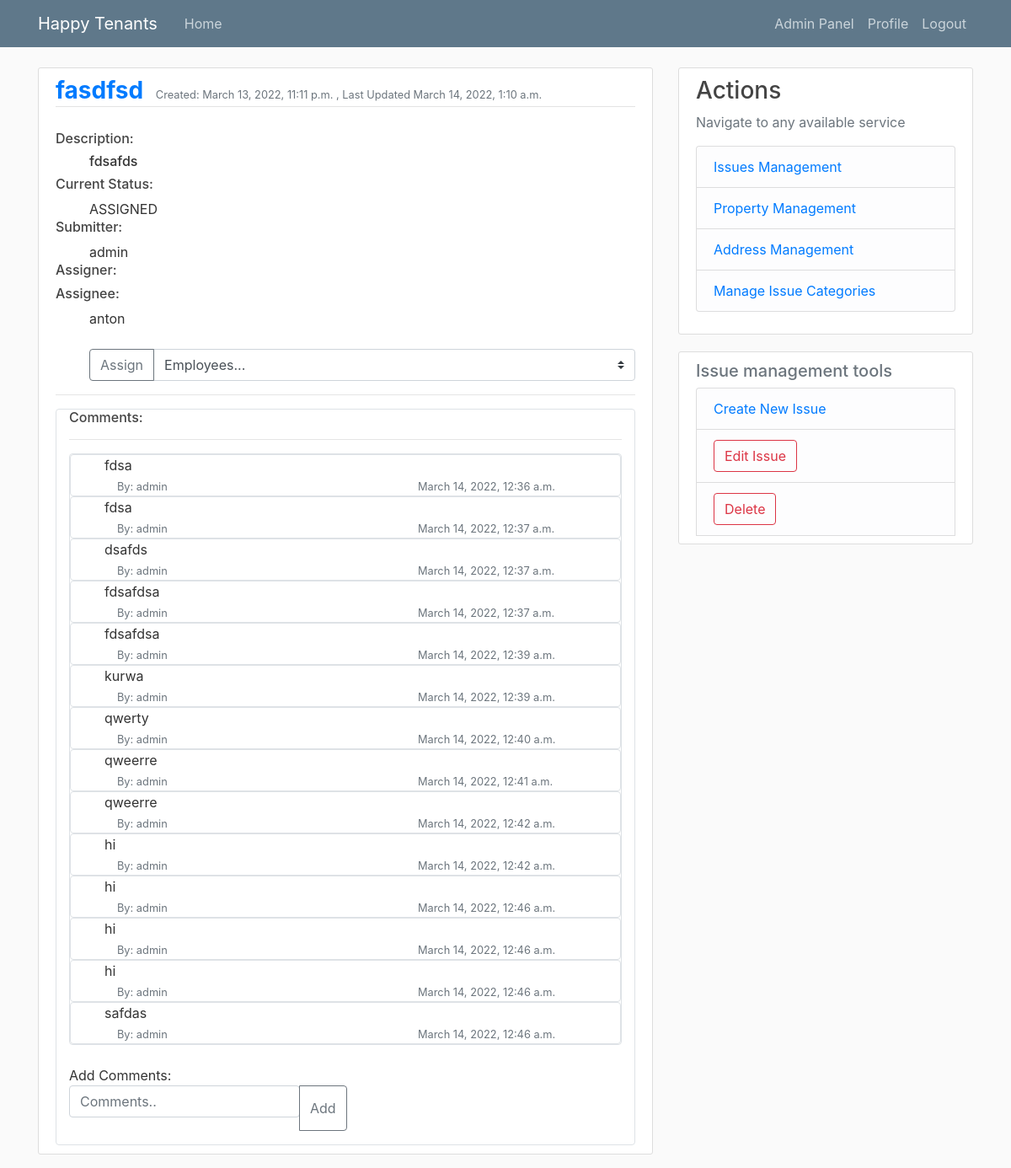
Page /issues/16 (signed in) on the committed database.
### tenant_mgmt/models.py (models this page shows, shortened)
class Issue(models.Model):
    class StatusENUM(models.TextChoices):
        CRE = 'CREATED',
        ASS = 'ASSIGNED',
        PRO = 'IN_PROGRESS',
        COM = 'COMPLETED',
        DEL = 'DELETED',
        CLO = 'CLOSE'
    title = models.CharField(max_length=50, null=False, blank=False)
    description = models.TextField(max_length=200, null=False, blank=False)
    category = models.ForeignKey(IssueCategory, on_delete=models.SET_NULL, null=True)
    related_property = models.ForeignKey(Property, on_delete=models.CASCADE)
    status = models.CharField(max_length=20, choices=StatusENUM.choices, default=StatusENUM.CRE)
    manager = models.ForeignKey(User, on_delete=models.SET_NULL, default=None, blank=True, null=True, related_name="assigned_by_issues_set")
    assignee = models.ForeignKey(User, on_delete=models.SET_NULL, default=None, blank=True, null=True, related_name="assigned_to_issues_set")
    submitter = models.ForeignKey(User, on_delete=models.CASCADE, related_name="submitted_issues_set")
    created = models.DateTimeField(auto_now_add=True)
    updated = models.DateTimeField(auto_now=True)
    def __str__(self) -> str:
        return self.title
    class Meta:
        ordering = ['-updated', '-created']

class Comment(models.Model):
    messageText = models.TextField(max_length=255, null=True)
    author = models.ForeignKey(User, on_delete=models.SET_NULL, null=True)
    issue = models.ForeignKey(Issue, on_delete=models.CASCADE, related_name="issue_comments")
    dateAdded = models.DateTimeField(auto_now_add=True)
    dateUpdated = models.DateTimeField(auto_now=True)
    class Meta:
        ordering = ['dateUpdated', 'dateAdded']

### tenant_mgmt/views.py (the view, shortened to what this page needs)
# urls.py: path('issues/<int:pk>', IssueDetailView.as_view(), name='issueDetails'),
@method_decorator([login_required], name='dispatch')
class IssueDetailView(DetailView):
    model = Issue
    template_name = 'tnt_mgmt/issue/detail.html'
    context_object_name = 'issue'
    ordering = ['dateAdded']
    def get_context_data(self, **kwargs):
        context = super(IssueDetailView, self).get_context_data(**kwargs)
        context['employees'] = User.objects.filter(groups__name='employee')
        return context

### tenant_mgmt/templatetags/extra_filters.py (called while the page is built)
@register.filter(name='has_groups')
def has_groups(user, group_names):
    groups = list(group_names.split('|'))
    userGroups = user.groups.all()
    for groupName in groups:
        group = Group.objects.get(name=groupName)
        if group in userGroups:
            return True
    return False

@register.filter(name='is_active')
def is_active(user):
    return len(user.groups.all()) > 0

### tenant_mgmt/templates/tnt_mgmt/issue/detail.html (shortened to what this page needs)
{% extends "./base.html" %} {% block content %} {% load extra_filters %}
<article class="media content-section">
  <div class="media-body">
    <div class="article-metadata">
      <a class="mr-2 h3" href="{% url 'issueDetails' issue.id %}">
        <b> {{ issue }} </b></a
      >
      <small class="text-muted"
        >Created: {{ issue.created}} , Last Updated {{issue.updated}}</small
      >
    </div>
    <div>
      <br />
      <h6>Description:</h6>
      <ul class="h6">
        {{issue.description}}
      </ul>
      <h6>Current Status:</h6>
      <ul>
        {{issue.status}}
      </ul>
      <h6>Submitter:</h6>
      <ul>
        {{issue.submitter}}
      </ul>
      <h6>Assigner:</h6>
      <h6>Assignee:</h6>
      <ul>
        {% if issue.assignee %}
          {{issue.assignee}}
        {% endif %}
        <form method="POST">
          <div class="input-group mb-3">
            <div class="input-group-prepend">
              <button class="btn btn-outline-secondary" type="submit">Assign</button>
            </div>
            <select name="assignee" class="custom-select" id="inputGroupSelect03">
              <option selected>Employees...</option>
            </select>
          </div>
        </form>
      </ul>
      <hr />
    </div>
    <div class="container border border-gray rounded">
      <h6>Comments:</h6>
      <hr />
      <div class="border border-gray rounded">
        {% for comment in issue.issue_comments.all %}
        <div class="border border-gray rounded">
          <div>
            <ul>
              {{comment.messageText}}
            </ul>
            <ul>
              <div class="container">
                <div class="row">
                  <div class="col">
                    <small class="text-muted">By: {{comment.author}}</small>
                  </div>
                  <div class="col col-lg-5">
                    <small class="text-muted">{{comment.dateAdded}}</small>
                  </div>
                </div>
              </div>
            </ul>
          </div>
        </div>
        {% empty %}
        <small> No Comments...</small>
        {% endfor %}
      </div>
      <br>
      <div>
        <form method="POST">
        Add Comments:
        <div class="input-group mb-3">
          <fieldset class="form-group">
            <input type="text" name="comment_text" class="form-control" placeholder="Comments.." aria-label="Recipient's username" aria-describedby="basic-addon2">
          </fieldset>
          <div class="input-group-append">
            <button class="btn btn-outline-secondary" type="submit">Add</button>
          </div>
        </form>
        </div>
      </div>
    </div>
  </div>
{% endblock content %}
{% block details_view_actions %}
{% if request.user|has_groups:"administrator|manager|tenant" %}
<li class="list-group-item list-group-item-light">
  <button id="editBtn" class="btn btn-outline-danger" type="submit">
    Edit Issue
  </button>
</li>
{% if request.user|has_groups:"administrator|manager" %}
<li class="list-group-item list-group-item-light">
  <button id="deleteBtn" class="btn btn-outline-danger" type="submit">
    Delete
  </button>
</li>
{% endif %}
{% endif %}
{% endblock details_view_actions %}

### tenant_mgmt/static/tnt_mgmt/base.css (style rules this page uses)
body { background: #fafafa; color: #333333; margin-top: 5rem; }
h1, h2, h3, h4, h5, h6 { color: #444444; }
ul { margin: 0; }
.content-section { background: #ffffff; padding: 10px 20px; border: 1px solid #dddddd; border-radius: 3px; margin-bottom: 20px; }
.article-metadata { padding-bottom: 1px; margin-bottom: 4px; border-bottom: 1px solid #e3e3e3 }

### rows in the picture
Issue: title "fasdfsd", created "March 13, 2022, 11:11 p.m.", updated "March 14, 2022, 1:10 a.m.", description "fdsafds", status "ASSIGNED", submitter "admin", assignee "anton"
Comment: messageText "fdsa", author "admin", dateAdded "March 14, 2022, 12:36 a.m."
Comment: messageText "fdsa", author "admin", dateAdded "March 14, 2022, 12:37 a.m."
Comment: messageText "dsafds", author "admin", dateAdded "March 14, 2022, 12:37 a.m."
Comment: messageText "fdsafdsa", author "admin", dateAdded "March 14, 2022, 12:37 a.m."
Comment: messageText "fdsafdsa", author "admin", dateAdded "March 14, 2022, 12:39 a.m."
Comment: messageText "kurwa", author "admin", dateAdded "March 14, 2022, 12:39 a.m."
Comment: messageText "qwerty", author "admin", dateAdded "March 14, 2022, 12:40 a.m."
Comment: messageText "qweerre", author "admin", dateAdded "March 14, 2022, 12:41 a.m."
Comment: messageText "qweerre", author "admin", dateAdded "March 14, 2022, 12:42 a.m."
Comment: messageText "hi", author "admin", dateAdded "March 14, 2022, 12:42 a.m."
Comment: messageText "hi", author "admin", dateAdded "March 14, 2022, 12:46 a.m."
Comment: messageText "hi", author "admin", dateAdded "March 14, 2022, 12:46 a.m."
Comment: messageText "hi", author "admin", dateAdded "March 14, 2022, 12:46 a.m."
Comment: messageText "safdas", author "admin", dateAdded "March 14, 2022, 12:46 a.m."
